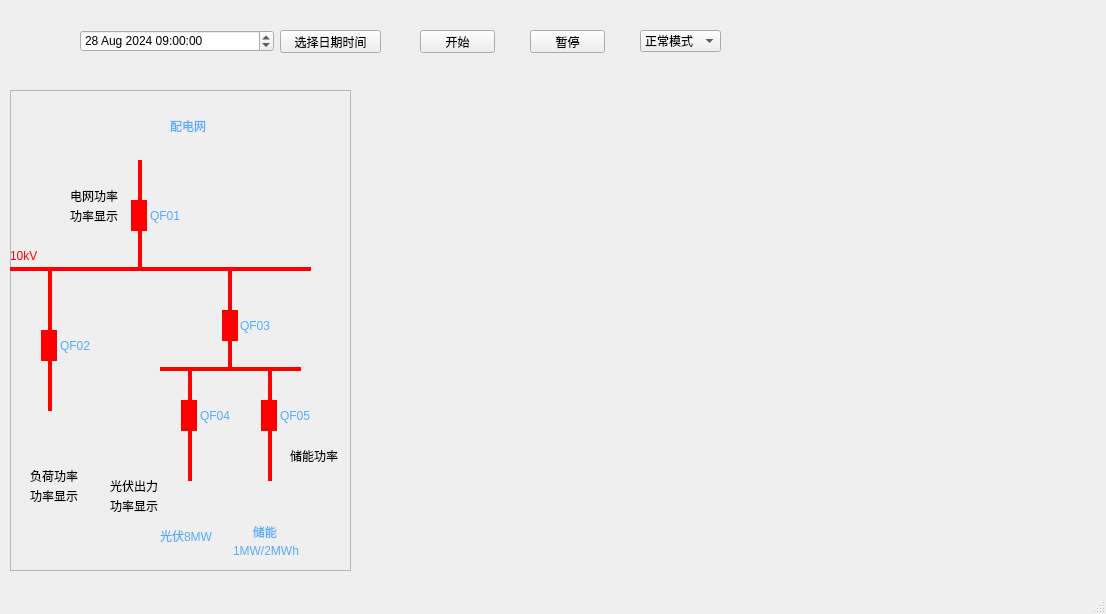
<?xml version="1.0" encoding="UTF-8"?>
<ui version="4.0">
 <class>MainWindow</class>
 <widget class="QMainWindow" name="MainWindow">
  <property name="geometry">
   <rect>
    <x>0</x>
    <y>0</y>
    <width>1106</width>
    <height>614</height>
   </rect>
  </property>
  <property name="windowTitle">
   <string>MainWindow</string>
  </property>
  <widget class="QWidget" name="centralwidget">
   <widget class="QFrame" name="frame">
    <property name="geometry">
     <rect>
      <x>10</x>
      <y>90</y>
      <width>341</width>
      <height>481</height>
     </rect>
    </property>
    <property name="sizePolicy">
     <sizepolicy hsizetype="Fixed" vsizetype="Fixed">
      <horstretch>0</horstretch>
      <verstretch>0</verstretch>
     </sizepolicy>
    </property>
    <property name="frameShape">
     <enum>QFrame::StyledPanel</enum>
    </property>
    <property name="frameShadow">
     <enum>QFrame::Raised</enum>
    </property>
    <widget class="QLabel" name="label_21">
     <property name="geometry">
      <rect>
       <x>160</x>
       <y>20</y>
       <width>71</width>
       <height>31</height>
      </rect>
     </property>
     <property name="styleSheet">
      <string notr="true">color: rgb(85, 170, 255);
font: 75 10pt &quot;微软雅黑&quot;;</string>
     </property>
     <property name="text">
      <string>配电网</string>
     </property>
    </widget>
    <widget class="Line" name="line_2">
     <property name="geometry">
      <rect>
       <x>0</x>
       <y>171</y>
       <width>301</width>
       <height>16</height>
      </rect>
     </property>
     <property name="styleSheet">
      <string notr="true">color: rgb(255, 0, 0);</string>
     </property>
     <property name="frameShadow">
      <enum>QFrame::Plain</enum>
     </property>
     <property name="lineWidth">
      <number>4</number>
     </property>
     <property name="orientation">
      <enum>Qt::Horizontal</enum>
     </property>
    </widget>
    <widget class="Line" name="line_guangFu">
     <property name="geometry">
      <rect>
       <x>170</x>
       <y>280</y>
       <width>20</width>
       <height>111</height>
      </rect>
     </property>
     <property name="styleSheet">
      <string notr="true">color: rgb(255, 0, 0);</string>
     </property>
     <property name="frameShadow">
      <enum>QFrame::Plain</enum>
     </property>
     <property name="lineWidth">
      <number>4</number>
     </property>
     <property name="midLineWidth">
      <number>0</number>
     </property>
     <property name="orientation">
      <enum>Qt::Vertical</enum>
     </property>
    </widget>
    <widget class="QLabel" name="label_14">
     <property name="geometry">
      <rect>
       <x>150</x>
       <y>430</y>
       <width>71</width>
       <height>31</height>
      </rect>
     </property>
     <property name="styleSheet">
      <string notr="true">color: rgb(85, 170, 255);
font: 75 10pt &quot;微软雅黑&quot;;</string>
     </property>
     <property name="text">
      <string>光伏8MW</string>
     </property>
    </widget>
    <widget class="QLabel" name="label_4">
     <property name="geometry">
      <rect>
       <x>154</x>
       <y>390</y>
       <width>51</width>
       <height>41</height>
      </rect>
     </property>
     <property name="text">
      <string/>
     </property>
     <property name="pixmap">
      <pixmap resource="hubei_resource.qrc">:/icon/images/guangFu.png</pixmap>
     </property>
     <property name="scaledContents">
      <bool>true</bool>
     </property>
    </widget>
    <widget class="QLabel" name="label_19">
     <property name="geometry">
      <rect>
       <x>171</x>
       <y>310</y>
       <width>16</width>
       <height>31</height>
      </rect>
     </property>
     <property name="styleSheet">
      <string notr="true">background-color: rgb(255, 0, 0);</string>
     </property>
     <property name="text">
      <string/>
     </property>
    </widget>
    <widget class="Line" name="line_5">
     <property name="geometry">
      <rect>
       <x>150</x>
       <y>271</y>
       <width>141</width>
       <height>16</height>
      </rect>
     </property>
     <property name="styleSheet">
      <string notr="true">color: rgb(255, 0, 0);</string>
     </property>
     <property name="frameShadow">
      <enum>QFrame::Plain</enum>
     </property>
     <property name="lineWidth">
      <number>4</number>
     </property>
     <property name="orientation">
      <enum>Qt::Horizontal</enum>
     </property>
    </widget>
    <widget class="Line" name="line_4">
     <property name="geometry">
      <rect>
       <x>210</x>
       <y>180</y>
       <width>20</width>
       <height>101</height>
      </rect>
     </property>
     <property name="styleSheet">
      <string notr="true">color: rgb(255, 0, 0);</string>
     </property>
     <property name="frameShadow">
      <enum>QFrame::Plain</enum>
     </property>
     <property name="lineWidth">
      <number>4</number>
     </property>
     <property name="midLineWidth">
      <number>0</number>
     </property>
     <property name="orientation">
      <enum>Qt::Vertical</enum>
     </property>
    </widget>
    <widget class="QLabel" name="label_12">
     <property name="geometry">
      <rect>
       <x>190</x>
       <y>310</y>
       <width>71</width>
       <height>31</height>
      </rect>
     </property>
     <property name="styleSheet">
      <string notr="true">color: rgb(85, 170, 255);
font: 75 10pt &quot;微软雅黑&quot;;</string>
     </property>
     <property name="text">
      <string>QF04</string>
     </property>
    </widget>
    <widget class="QLabel" name="label_8">
     <property name="geometry">
      <rect>
       <x>212</x>
       <y>220</y>
       <width>16</width>
       <height>31</height>
      </rect>
     </property>
     <property name="styleSheet">
      <string notr="true">background-color: rgb(255, 0, 0);</string>
     </property>
     <property name="text">
      <string/>
     </property>
    </widget>
    <widget class="QLabel" name="label_11">
     <property name="geometry">
      <rect>
       <x>230</x>
       <y>220</y>
       <width>71</width>
       <height>31</height>
      </rect>
     </property>
     <property name="styleSheet">
      <string notr="true">color: rgb(85, 170, 255);
font: 75 10pt &quot;微软雅黑&quot;;</string>
     </property>
     <property name="text">
      <string>QF03</string>
     </property>
    </widget>
    <widget class="QLabel" name="label_15">
     <property name="geometry">
      <rect>
       <x>223</x>
       <y>420</y>
       <width>101</width>
       <height>61</height>
      </rect>
     </property>
     <property name="styleSheet">
      <string notr="true">color: rgb(85, 170, 255);
font: 75 10pt &quot;微软雅黑&quot;;</string>
     </property>
     <property name="text">
      <string>      储能            1MW/2MWh</string>
     </property>
     <property name="wordWrap">
      <bool>true</bool>
     </property>
    </widget>
    <widget class="QLabel" name="label_16">
     <property name="geometry">
      <rect>
       <x>121</x>
       <y>110</y>
       <width>16</width>
       <height>31</height>
      </rect>
     </property>
     <property name="styleSheet">
      <string notr="true">background-color: rgb(255, 0, 0);</string>
     </property>
     <property name="text">
      <string/>
     </property>
    </widget>
    <widget class="QLabel" name="label_10">
     <property name="geometry">
      <rect>
       <x>50</x>
       <y>240</y>
       <width>71</width>
       <height>31</height>
      </rect>
     </property>
     <property name="styleSheet">
      <string notr="true">color: rgb(85, 170, 255);
font: 75 10pt &quot;微软雅黑&quot;;</string>
     </property>
     <property name="text">
      <string>QF02</string>
     </property>
    </widget>
    <widget class="Line" name="line_dianWang">
     <property name="geometry">
      <rect>
       <x>120</x>
       <y>70</y>
       <width>20</width>
       <height>111</height>
      </rect>
     </property>
     <property name="styleSheet">
      <string notr="true">color: rgb(255, 0, 0);</string>
     </property>
     <property name="frameShadow">
      <enum>QFrame::Plain</enum>
     </property>
     <property name="lineWidth">
      <number>4</number>
     </property>
     <property name="midLineWidth">
      <number>0</number>
     </property>
     <property name="orientation">
      <enum>Qt::Vertical</enum>
     </property>
    </widget>
    <widget class="QLabel" name="label_3">
     <property name="geometry">
      <rect>
       <x>20</x>
       <y>320</y>
       <width>61</width>
       <height>51</height>
      </rect>
     </property>
     <property name="text">
      <string/>
     </property>
     <property name="pixmap">
      <pixmap resource="hubei_resource.qrc">:/icon/images/yuanQu.png</pixmap>
     </property>
     <property name="scaledContents">
      <bool>true</bool>
     </property>
    </widget>
    <widget class="QWidget" name="widget_battery" native="true">
     <property name="geometry">
      <rect>
       <x>290</x>
       <y>390</y>
       <width>41</width>
       <height>61</height>
      </rect>
     </property>
    </widget>
    <widget class="QLabel" name="label_2">
     <property name="geometry">
      <rect>
       <x>90</x>
       <y>10</y>
       <width>71</width>
       <height>61</height>
      </rect>
     </property>
     <property name="text">
      <string/>
     </property>
     <property name="pixmap">
      <pixmap resource="hubei_resource.qrc">:/icon/images/dianWang.png</pixmap>
     </property>
     <property name="scaledContents">
      <bool>true</bool>
     </property>
    </widget>
    <widget class="Line" name="line_chuNeng">
     <property name="geometry">
      <rect>
       <x>250</x>
       <y>280</y>
       <width>20</width>
       <height>111</height>
      </rect>
     </property>
     <property name="styleSheet">
      <string notr="true">color: rgb(255, 0, 0);</string>
     </property>
     <property name="frameShadow">
      <enum>QFrame::Plain</enum>
     </property>
     <property name="lineWidth">
      <number>4</number>
     </property>
     <property name="midLineWidth">
      <number>0</number>
     </property>
     <property name="orientation">
      <enum>Qt::Vertical</enum>
     </property>
    </widget>
    <widget class="QLabel" name="label_20">
     <property name="geometry">
      <rect>
       <x>251</x>
       <y>310</y>
       <width>16</width>
       <height>31</height>
      </rect>
     </property>
     <property name="styleSheet">
      <string notr="true">background-color: rgb(255, 0, 0);</string>
     </property>
     <property name="text">
      <string/>
     </property>
    </widget>
    <widget class="QLabel" name="label_17">
     <property name="geometry">
      <rect>
       <x>31</x>
       <y>240</y>
       <width>16</width>
       <height>31</height>
      </rect>
     </property>
     <property name="styleSheet">
      <string notr="true">background-color: rgb(255, 0, 0);</string>
     </property>
     <property name="text">
      <string/>
     </property>
    </widget>
    <widget class="QLabel" name="label_9">
     <property name="geometry">
      <rect>
       <x>140</x>
       <y>110</y>
       <width>71</width>
       <height>31</height>
      </rect>
     </property>
     <property name="styleSheet">
      <string notr="true">color: rgb(85, 170, 255);
font: 75 10pt &quot;微软雅黑&quot;;</string>
     </property>
     <property name="text">
      <string>QF01</string>
     </property>
    </widget>
    <widget class="QLabel" name="label_5">
     <property name="geometry">
      <rect>
       <x>240</x>
       <y>390</y>
       <width>41</width>
       <height>41</height>
      </rect>
     </property>
     <property name="text">
      <string/>
     </property>
     <property name="pixmap">
      <pixmap resource="hubei_resource.qrc">:/icon/images/chuNeng.png</pixmap>
     </property>
     <property name="scaledContents">
      <bool>true</bool>
     </property>
    </widget>
    <widget class="QLabel" name="label_13">
     <property name="geometry">
      <rect>
       <x>270</x>
       <y>310</y>
       <width>71</width>
       <height>31</height>
      </rect>
     </property>
     <property name="styleSheet">
      <string notr="true">color: rgb(85, 170, 255);
font: 75 10pt &quot;微软雅黑&quot;;</string>
     </property>
     <property name="text">
      <string>QF05</string>
     </property>
    </widget>
    <widget class="Line" name="line_fuZai">
     <property name="geometry">
      <rect>
       <x>30</x>
       <y>180</y>
       <width>20</width>
       <height>141</height>
      </rect>
     </property>
     <property name="styleSheet">
      <string notr="true">color: rgb(255, 0, 0);</string>
     </property>
     <property name="frameShadow">
      <enum>QFrame::Plain</enum>
     </property>
     <property name="lineWidth">
      <number>4</number>
     </property>
     <property name="midLineWidth">
      <number>0</number>
     </property>
     <property name="orientation">
      <enum>Qt::Vertical</enum>
     </property>
    </widget>
    <widget class="QLabel" name="label_18">
     <property name="geometry">
      <rect>
       <x>0</x>
       <y>150</y>
       <width>71</width>
       <height>31</height>
      </rect>
     </property>
     <property name="styleSheet">
      <string notr="true">color: rgb(85, 170, 255);
color: rgb(255, 0, 0);
font: 75 10pt &quot;微软雅黑&quot;;</string>
     </property>
     <property name="text">
      <string>10kV</string>
     </property>
    </widget>
    <widget class="QLabel" name="label">
     <property name="geometry">
      <rect>
       <x>280</x>
       <y>360</y>
       <width>54</width>
       <height>12</height>
      </rect>
     </property>
     <property name="text">
      <string>储能功率</string>
     </property>
    </widget>
    <widget class="QLabel" name="label_6">
     <property name="geometry">
      <rect>
       <x>100</x>
       <y>390</y>
       <width>54</width>
       <height>12</height>
      </rect>
     </property>
     <property name="text">
      <string>光伏出力</string>
     </property>
    </widget>
    <widget class="QLabel" name="label_7">
     <property name="geometry">
      <rect>
       <x>100</x>
       <y>410</y>
       <width>54</width>
       <height>12</height>
      </rect>
     </property>
     <property name="text">
      <string>功率显示</string>
     </property>
    </widget>
    <widget class="QLabel" name="label_22">
     <property name="geometry">
      <rect>
       <x>60</x>
       <y>100</y>
       <width>54</width>
       <height>12</height>
      </rect>
     </property>
     <property name="text">
      <string>电网功率</string>
     </property>
    </widget>
    <widget class="QLabel" name="label_23">
     <property name="geometry">
      <rect>
       <x>60</x>
       <y>120</y>
       <width>54</width>
       <height>12</height>
      </rect>
     </property>
     <property name="text">
      <string>功率显示</string>
     </property>
    </widget>
    <widget class="QLabel" name="label_24">
     <property name="geometry">
      <rect>
       <x>20</x>
       <y>380</y>
       <width>54</width>
       <height>12</height>
      </rect>
     </property>
     <property name="text">
      <string>负荷功率</string>
     </property>
    </widget>
    <widget class="QLabel" name="label_25">
     <property name="geometry">
      <rect>
       <x>20</x>
       <y>400</y>
       <width>54</width>
       <height>12</height>
      </rect>
     </property>
     <property name="text">
      <string>功率显示</string>
     </property>
    </widget>
   </widget>
   <widget class="QWidget" name="widget_dataShow" native="true">
    <property name="geometry">
     <rect>
      <x>350</x>
      <y>90</y>
      <width>731</width>
      <height>471</height>
     </rect>
    </property>
   </widget>
   <widget class="QPushButton" name="btn_start">
    <property name="geometry">
     <rect>
      <x>420</x>
      <y>30</y>
      <width>75</width>
      <height>23</height>
     </rect>
    </property>
    <property name="text">
     <string>开始</string>
    </property>
   </widget>
   <widget class="QPushButton" name="btn_stop">
    <property name="geometry">
     <rect>
      <x>530</x>
      <y>30</y>
      <width>75</width>
      <height>23</height>
     </rect>
    </property>
    <property name="text">
     <string>暂停</string>
    </property>
   </widget>
   <widget class="QComboBox" name="comboBox">
    <property name="geometry">
     <rect>
      <x>640</x>
      <y>30</y>
      <width>81</width>
      <height>22</height>
     </rect>
    </property>
    <item>
     <property name="text">
      <string>正常模式</string>
     </property>
    </item>
    <item>
     <property name="text">
      <string>加速模式</string>
     </property>
    </item>
   </widget>
   <widget class="QPushButton" name="pushButton_3">
    <property name="geometry">
     <rect>
      <x>280</x>
      <y>30</y>
      <width>101</width>
      <height>23</height>
     </rect>
    </property>
    <property name="text">
     <string>选择日期时间</string>
    </property>
   </widget>
   <widget class="QDateTimeEdit" name="dateTimeEdit">
    <property name="geometry">
     <rect>
      <x>80</x>
      <y>30</y>
      <width>194</width>
      <height>22</height>
     </rect>
    </property>
    <property name="dateTime">
     <datetime>
      <hour>9</hour>
      <minute>0</minute>
      <second>0</second>
      <year>2024</year>
      <month>8</month>
      <day>28</day>
     </datetime>
    </property>
   </widget>
  </widget>
  <widget class="QMenuBar" name="menubar">
   <property name="geometry">
    <rect>
     <x>0</x>
     <y>0</y>
     <width>1106</width>
     <height>23</height>
    </rect>
   </property>
  </widget>
  <widget class="QStatusBar" name="statusbar"/>
 </widget>
 <resources>
  <include location="hubei_resource.qrc"/>
 </resources>
 <connections/>
</ui>
